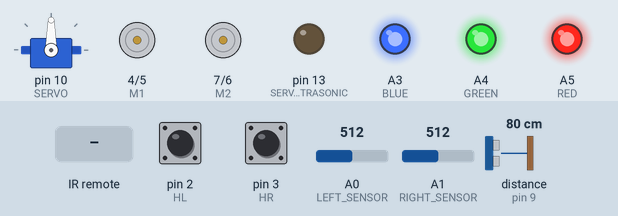
Simulated run of this sketch. Board: Arduino Uno, built with avr-gcc and run on an emulated ATmega328P. Parts: servo, direction and speed pins drawn as motors (green arrow = direction pin HIGH = forward, orange = LOW = backward, longer = more drive), output pins drawn as LEDs (lit = HIGH). Inputs (shaded band) come from the test bench; at power-on: distance to the obstacle (sensor on pin 9) 80 cm, pin 2 (HL) HIGH, pin 3 (HR) HIGH, A0 (LEFT_SENSOR) = 512, A1 (RIGHT_SENSOR) = 512. The echo pulse lasts 58.3 µs per cm; pins used as bus, display or sensor lines are not drawn.

Above: at 1.2 s.
1.3 s: infrared code 0x92DF9279 received
At 2.1 s:
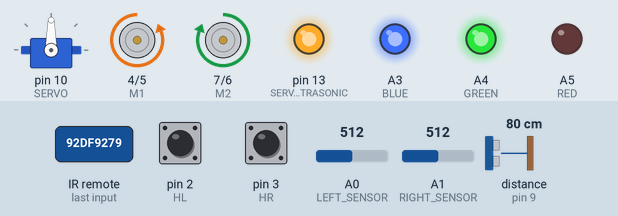
2.9 s: distance to the obstacle (sensor on pin 9) set to 31 cm
4.4 s: distance to the obstacle (sensor on pin 9) set to 26 cm
At 6.1 s:
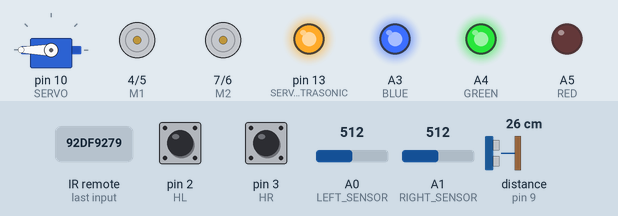
10.4 s: infrared code 0x87CDD0EF received
At 12.0 s:
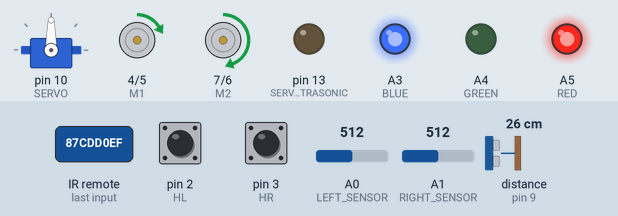
12.3 s: infrared code 0x37788763 received
At 12.6 s:
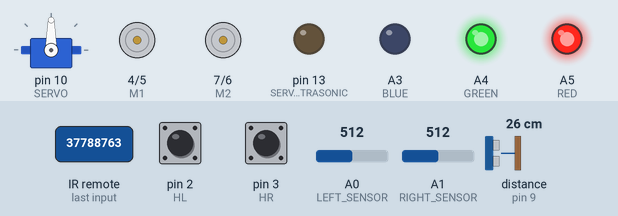
13.8 s: infrared code 0x2C2E80FF received
At 13.92 s:
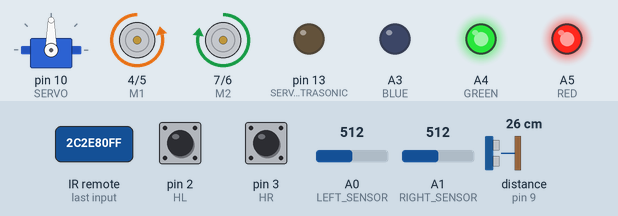
Timing chart, 0 to 16.5 s (numbered marks = the images above; inputs shaded):
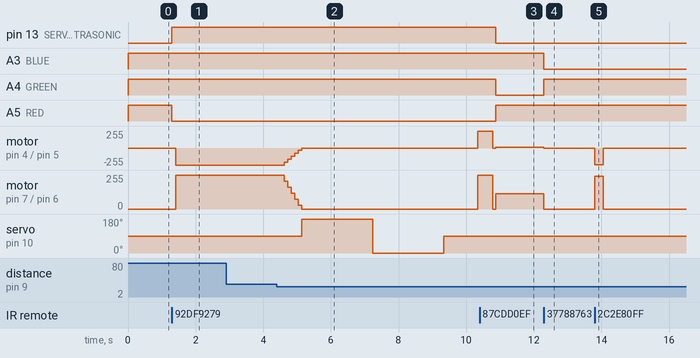

Measured:
- the behaviour switches between 28 and 27 cm on distance to the obstacle (sensor on pin 9) (found by bisection; images 1 and 2)
- after the input at 1.3 s, pin 13 (SERVO_AND_ULTRASONIC): LOW → HIGH at once; A5 (RED): HIGH → LOW at once; motor on pin 4 (M1) / pin 5 (E1): stopped → backward 255/255 after 0.11 s; motor on pin 7 (M2) / pin 6 (E2): stopped → forward 255/255 after 0.11 s
- after the input at 2.9 s, every drawn part: stays the same
- after the input at 4.4 s, motor on pin 4 (M1) / pin 5 (E1): moves from backward 255/255 to forward 255/255 over 5.7 s, starting after 0.22 s; motor on pin 7 (M2) / pin 6 (E2): forward 255/255 → forward 210/255 after 0.22 s, → forward 165/255 0.10 s later, → forward 120/255 0.10 s later, → forward 75/255 0.10 s later, … (7 changes in this stretch)
- after the input at 10.4 s, pin 13 (SERVO_AND_ULTRASONIC), A4 (GREEN): HIGH → LOW after 0.48 s; A5 (RED): LOW → HIGH after 0.48 s; servo on pin 10 (SERVO): stays 90° (without the input it goes to 180° after 1.2 s)
- after the input at 12.3 s, A3 (BLUE): HIGH → LOW at once; A4 (GREEN): LOW → HIGH at once; motor on pin 4 (M1) / pin 5 (E1): forward 10/255 → stopped at once; motor on pin 7 (M2) / pin 6 (E2): forward 115/255 → stopped at once
- after the input at 13.8 s, motor on pin 4 (M1) / pin 5 (E1): stopped → backward 248/255 at once, → stopped 0.25 s later; motor on pin 7 (M2) / pin 6 (E2): stopped → forward 245/255 at once, → stopped 0.25 s later

The sketch:

Project1.ino
```cpp
/*
 * Multi-function Robot Project
 * ELEC291
 *
 * Take note that speed is controlled by setting the
 * PWM signal on E1 and E2 (range is 0-255)

 *
 * authors:
 *    Omar Dzick
 *    Neema Boutorabi
 *    Logan Ennis
 *    Shavon Zhang
 *    Justin Liu
 *    Mav Cuyugan
 */

#include "pins_and_constants.h"
#include "ultrasonic.c"
#include "robot_motion.c"
#include "line_follower.c"
#include "IRremote.h"
#include <Servo.h>
#include "infaredsensor.c"

// Global Variables
float right_wheel_speed;
float left_wheel_speed;
int dir = 0;
int left=0;
int right=0;
int left_previous = 0;
int right_previous = 0;
int IR_sensors[2];  // IR_sensors[0] = left sensor
                    // IR_sensors[1] = right sensor
int robot_speed;
int pos = 0;                        // variable to store the servo position
double distance;
//hall effect loop variables
volatile unsigned long rev_r;
volatile unsigned long rev_l;
float right_rps;
float left_rps;
unsigned long time_old_r;
unsigned long time_old_l;
unsigned long left_isr_time;
unsigned long right_isr_time;
int ignore_hall = 0;
int state = 0;
IRrecv irrecv(IR);
decode_results results;
Servo myservo ; //create servo object

void setup() {

  // initializing pins for motor shield
  pinMode(M1, OUTPUT);
  pinMode(M2, OUTPUT);

  //initialize transistor power control pins
  pinMode(OPTICAL_SENSORS, OUTPUT);
  pinMode(SERVO_AND_ULTRASONIC,OUTPUT);

  //initializing range sensor pins
  pinMode(TRIGGER, OUTPUT);

  //pins for LEDs are outputs
  pinMode(RED, OUTPUT);
  pinMode(GREEN, OUTPUT);
  pinMode(BLUE, OUTPUT) ;


  // Setup the LCD receiver
  irrecv.enableIRIn();

  //initialize Servo
  myservo.attach(SERVO) ;
  myservo.write(FORWARD);         //turn the servo to face in the forward direction

  //constants for hall effect sensor
  rev_r = 0;
  rev_l = 0;
  time_old_r = 0;
  time_old_l = 0;
  left_isr_time = 0;
  right_isr_time = 0;

  //set hall effect pins to a falling edge interrupt
  attachInterrupt(digitalPinToInterrupt(HR), right_hall_effect_update, FALLING);
  attachInterrupt(digitalPinToInterrupt(HL), left_hall_effect_update, FALLING);

  //initial robot speed is maximal
  right_wheel_speed = 255;
  left_wheel_speed = 255;

  ignore_hall = 0;

  //Serial.begin(9600);
}

void loop() {

      // Block to set what mode we are in.
      if (irrecv.decode(&results)){
        irrecv.resume();
        // Switch to receive which key is being pressed on the remote.
        // and set the other variables accordingly
        switch(results.value){
        case UPARROW:
          dir = 1;
          break;
        case DOWNARROW:
          dir = 2;
          break;
        case LEFTARROW:
          dir = 3;
          break;
        case RIGHTARROW:
          dir = 4;
          break;
        case POWERKEY:
          state = 0;
          dir = 0;
          break;
        case STATE1:
          state = 1;
          dir = 0;
          break;
        case STATE2:
          state = 2;
          dir = 0;
          break;
        case STATE3:
          state = 3;
          dir = 0;
          break;
      }
    }

    // If the remote is not being pressed the robot does not move (in functionality 3)
    else{
      dir = 0;
    }


   // Functionality 1 (Movement with range sensor)
   if (state == 1){

    //turn on power to appropriate devices
    digitalWrite(SERVO_AND_ULTRASONIC, HIGH);
    digitalWrite(OPTICAL_SENSORS, LOW);


    digitalWrite(RED, LOW) ;
    digitalWrite(GREEN, HIGH) ;
    digitalWrite(BLUE, HIGH) ;


   distance = closestObject();      // Continuously scan for obstructions
   //Serial.println(distance);

  // MOTION TESTING
  //robot_forward(robot_speed);
  //delay(1000);
  //turn_right(0);
  //delay(1000);
  //turn_left(0);
  //delay(1000);
  //robot_forward(robot_speed);
  //delay(1000);
  //robot_break();
  //delay(1000);

  /*----DEBUG OPTIONS----*/
  //Serial.println(distance, 3);
 // delay(1000);

  //debug_turning_test();

  //ReadSensor();
  /*----END OF DEBUG OPTIONS----*/

  //robot_forward(robot_speed);
  //memcpy(IR_sensors, readSensor(), 2*sizeof(int));


  // TURN ANGLE TESTING
  // turn_right(180);
  // delay(1000);
  // turn_left(180);
  // delay(1000);

   ignore_hall = 0;             //flag to tell interrupts to count

   update_rps();               //updates current wheel rpm, and adjusts speed accordingly
   robot_forward(left_wheel_speed, right_wheel_speed);         // Move forward

  if(distance <= WARNING_DISTANCE) {                    //if distance is under threshold, decrease speed
    float right_distance;
    float left_distance;

    ignore_hall = 1;          //since we are slowing down and turning we don't want the revolutions in this loop to count towards a wheel rps

    //make both wheel speed the same as the lowest current wheel speed.
    if(left_wheel_speed < right_wheel_speed){
      left_wheel_speed = right_wheel_speed;
    }

    if(right_wheel_speed < left_wheel_speed){
      right_wheel_speed = left_wheel_speed;
    }

    // decelerate at steady and observable pace
    while(left_wheel_speed > 0 || right_wheel_speed > 0){
      distance = closestObject();
      left_wheel_speed -= 45;
      right_wheel_speed -= 45;

      if(left_wheel_speed < 0){
        left_wheel_speed = 0;
      }
      if(right_wheel_speed < 0){
        right_wheel_speed = 0;
      }

      robot_forward(left_wheel_speed, right_wheel_speed);         // Move forward
      // if distance to object is less than minimum threshold, break and set speed to 0
      if ((distance) < STOP_DISTANCE)
        robot_break();
    }

    turn() ;
    delay(100);

    left_wheel_speed = 248;
    right_wheel_speed = 247;
  }
  }

   // Functionality 2 (Line follower)
   else if(state == 2){

    ignore_hall = 1;             //flag to tell interrupts not to count

    digitalWrite(RED, HIGH) ;
    digitalWrite(GREEN, LOW) ;
    digitalWrite(BLUE, HIGH) ;


    //turn on power to appropriate devices
    digitalWrite(SERVO_AND_ULTRASONIC, LOW);
    digitalWrite(OPTICAL_SENSORS, HIGH);

     int left_read = readLeftSensor();

     //Serial.println("LEFT: ");
     //Serial.println(left_read);
     //delay(10);
     int right_read = readRightSensor();
     //Serial.println("RIGHT: ");
     //Serial.println(right_read);
     //delay(10);

     if (left_read >= BLACK_SENSOR_READING){
       left = 1;
     }
     else {
       left = 0;
     }
     if(right_read >= BLACK_SENSOR_READING) {
      right = 1;
     }
     else {
      right = 0;
     }
     Serial.println(followBlackLine(left, right));
     Serial.print("left ");
     Serial.println(left);
     Serial.print("right ");
     Serial.println(right);
  }

   // Functionality 3 (Movement control by IR remote)
   else if (state == 3){

    digitalWrite(RED, HIGH) ;
    digitalWrite(GREEN, HIGH) ;
    digitalWrite(BLUE, LOW) ;

    //turn on power to appropriate devices
    digitalWrite(SERVO_AND_ULTRASONIC, LOW);
    digitalWrite(OPTICAL_SENSORS, LOW);

    // Use the hall effect sensor when the robot is moving forwards
    if(dir == 1){
      update_rps();
    }

    // Move according to the current button being pressed
    moveInDirection(dir, right_wheel_speed, left_wheel_speed);
    // Time delay for accuracy of movement
    delay(250);
   }

   // State to do nothing (If the power key on the remote was pressed)
   else if (state == 0){
    robot_break() ;


    digitalWrite(RED, HIGH) ;
    digitalWrite(GREEN, HIGH) ;
    digitalWrite(BLUE, HIGH) ;

    //turn on power to appropriate devices
    digitalWrite(SERVO_AND_ULTRASONIC, LOW);
    digitalWrite(OPTICAL_SENSORS, LOW);


    digitalWrite(RED, HIGH) ;
    digitalWrite(GREEN, HIGH) ;
    digitalWrite(BLUE, HIGH) ;

    }
}


/**************************************************************************************
 * This function detects whether there is an obstruction in the direction that the
 * range sensor is facing
 *************************************************************************************/

double closestObject (){

  triggerPulse();
  double echo_duration = pulseIn(ECHO, HIGH);
  delay(100);
  //speed_with_temp is simply a constant since we removed the anolog temperature sensor
  double speed_with_temp = sound_speed_with_temp();
  double distance = calculate_distance(echo_duration, speed_with_temp);
  //Serial.println(distance, 2);
  return distance;

}

/*************************************************************************************
 * This function turns the Servo turns from left to right, returning the direction that
 * has the furthest obstruction.
 *************************************************************************************/
int turnServo(){
  double distance ;
  double maxDistance = 0 ;
  int position_farthest = -1 ;

  myservo.write(LEFT) ; //turn servo to the left and scan for the closest obstruction
  delay(1000);
  //Serial.println("Servo is turning to the right") ;
  distance = closestObject() ;      //record left if the maxDistance is larger than the current maxDistance
  if(distance > maxDistance && distance > WARNING_DISTANCE){
    maxDistance = distance ;
    position_farthest = LEFT ;
   }
  delay(1000);
  myservo.write(RIGHT) ;
  delay(1000);
   //Serial.println("Servo is turning to the left") ;
  distance = closestObject() ;
  if(distance > maxDistance && distance > WARNING_DISTANCE){
    maxDistance = distance ;
    position_farthest = RIGHT ;
  }
  delay(1000);
  myservo.write(FORWARD);           //return the servo to face in the forward direction
  delay(1000);
  return position_farthest ;
}

/**************************************************************************************
 * This function turns the robot in the direction with the furthest obstruction
 *************************************************************************************/
void turn(){
  int position_farthest = 0 ;
  position_farthest = turnServo() ;

  if(position_farthest == RIGHT){
    turn_left(90) ;
  }
  else if (position_farthest == LEFT){
    turn_right(90) ;
  }
  else{
    turn_left(180) ;        //if there are obstructions in both the left and right, turn around
    }

}

/**************************
 * DEBUG FUNCTIONS
 **************************/

void debug_motion_test() {
  robot_forward(left_wheel_speed, right_wheel_speed);
  delay(1000);
  turn_right(0);
  delay(1000);
  turn_left(0);
  delay(1000);
  robot_forward(left_wheel_speed, right_wheel_speed);
  delay(1000);
  robot_break();
  delay(1000);
}

void debug_turning_test() {
  turn_right(180);
  delay(1000);
  turn_left(180);
  delay(1000);

}
/**************************
 * HALL EFFECT FUNCTIONS
 **************************/

/*********************************************************************
 * updates the rotations per second value for both wheels by comparing the current time
 * and the time we took the last reading and multiplying that value by the number
 * of revolutions that have occured for both wheels during that time
 **********************************************************************/
 void update_rps(){

      //onlly update after 4 revolutions to get an accurate reading
      if (rev_r >= 2 && rev_l >= 2) {

     //not really revolutions per second, but we only use this value
      //in a ratio later
      right_rps = (float)(millis() - time_old_r)*rev_r;
      time_old_r = millis();

      //Serial.println(time_old_r);
      //Serial.println(right_rps);

      //not really revolutions per second, but we only use this value
      //in a ratio later
      left_rps = (float)(millis() - time_old_l)*rev_l;
      time_old_l = millis();

      //Serial.println(time_old_l);
      //Serial.println(left_rps);

      //adjust speed given new rps values
      update_speed();
      //reset revolution counter
      rev_r = 0;
      rev_l = 0;
      }

}

/*********************************************************************
 * This function updates the amount of power that is supplied to
 * both motor servos according to how different the rps values are
 * for the left and right wheels
 **********************************************************************/

void update_speed(){

    //if the ratio of rps is under a threshold, we know something went wrong in
    //the interrupt counter, so we ignore it and set the pwm to a known value
    //that moves relativley straight, and then adjusts from there.
    if((right_rps/left_rps) < 0.8 || (left_rps/right_rps) < 0.8 )
    {
      right_wheel_speed = 247;
      left_wheel_speed = 248;
    }
    else{
    //adjust the speed of the wheels relative to wheel rps
    if(right_rps < left_rps){
     right_wheel_speed = (right_rps/left_rps) * 255;
    }
    if(left_rps < right_rps){
     left_wheel_speed = (left_rps/right_rps) * 255;
    }
    }

}
/**************************
 * ISR FUNCTIONS
 **************************/


/*********************************************************************
 * This function updates the number of revolutions for the right wheel
 * whenver the magnet on the right wheel passes the hall effect sensor
 **********************************************************************/
void left_hall_effect_update(){
  //if the time since the last interrupt is not too small, and the robot is
  //not turning, count this revolution to the overall revolutions.
  if((millis() - left_isr_time) > 50 && !ignore_hall){
  rev_l++;
//  Serial.println("left revs: ");
//    Serial.println(rev_l);
  }
  left_isr_time = millis();
}

/*********************************************************************
 * This function updates the number of revolutions for the right wheel whenever
 * the magnet on the right wheel passes the hall effect sensor
 **********************************************************************/
void right_hall_effect_update(){
  //if the time since the last interrupt is not too small, and the robot is
  //not turning, count this revolution to the overall revolutions.
  if((millis() - right_isr_time) > 50 && !ignore_hall){
  rev_r++;
//  Serial.println("right revs: ");
  //  Serial.println(rev_r);
  }
  right_isr_time = millis();
}
```

infaredsensor.c
```cpp
#include "pins_and_constants.h"
// Moves robot in a specific direction based on dir parameter.
void moveInDirection(int dir, float right_wheel_speed, float left_wheel_speed){
  // Stop
  if (dir == 0){
    robot_break();
  }
  // Forward
  else if (dir == 1){
    robot_forward(248, 245);
  }
  // Backwards
  else if (dir == 2){
    digitalWrite(M1,HIGH);
    digitalWrite(M2, LOW);
    analogWrite(E1, 150);   //PWM Speed Control
    analogWrite(E2, 150);   //PWM Speed Control
  }
  // Rotate left
  else if (dir == 3){
    digitalWrite(M1,HIGH);
    digitalWrite(M2, HIGH);
    analogWrite(E1, 75);
    analogWrite(E2, 75);
  }
  // Rotate right
  else if (dir == 4){
    digitalWrite(M1, LOW);
    digitalWrite(M2, LOW);
    analogWrite(E1, 75);
    analogWrite(E2, 75);
  }
}
```

line_follower.c
```cpp
#include "pins_and_constants.h"

//Speed the robot will go at

#define SPEED 95

int readLeftSensor(void);
int readRightSensor(void);
int followBlackLine(int, int);
void pivot_left();
void pivot_right();

/**************************************
 * Reads left optical reflective sensor
 *************************************/
int readLeftSensor(){
  return analogRead(LEFT_SENSOR);
}

/***************************************
 * Reads right optical reflective sensor
 ***************************************/
int readRightSensor(){
  return analogRead(RIGHT_SENSOR);
}

/**********************************************************************
 * Adjust wheel's speeds depending on whether on what the sensors read
 **********************************************************************/
int followBlackLine(int leftSensor, int rightSensor){

  //If both sensors see black then have robot pivot to the left until both sees white
  if (leftSensor==1 && rightSensor==1){
    pivot_left();
    return 0;
  }
  //If the left sensor sees black then pivot to the left
  else if (leftSensor ==1 && rightSensor==0){
    pivot_left();
    return 1;
  }
  //If the right sensor sees black then pivot to the right
  else if(rightSensor == 1 && leftSensor==0){
    pivot_right();
    return 0;
  }
  //If both sensors see white, drive forward
  else {
    robot_forward(SPEED, SPEED);
    return 0;
  }
}

/*****************
 * Turn left
 *****************/
void pivot_left(){
  analogWrite(E1, 10);
  analogWrite(E2, SPEED + 20);
}

/*****************
 * Turn right
 *****************/
void pivot_right(){
  analogWrite(E1, SPEED + 5);
  analogWrite(E2, 10);
}
```

robot_motion.c
```cpp
#include "pins_and_constants.h"

/*********************************************************************
 * Moves the robot forward by setting the speeds of the left wheel and the right wheel
 **********************************************************************/
void robot_forward(int speedL, int speedR) {
  digitalWrite(M1,LOW);
  digitalWrite(M2, HIGH);
  analogWrite(E1, speedL);   //PWM Speed Control left
  analogWrite(E2, speedR);   //PWM Speed Control right
}
/*********************************************************************
 * Stops the robot
 **********************************************************************/
void robot_break() {
  analogWrite(E1, 0);   //PWM Speed Control
  analogWrite(E2, 0);   //PWM Speed Control
}
/*********************************************************************
 * rotates the Robot frame to the right by 'degrees' amount of degrees
 **********************************************************************/
void turn_right(int degrees) {
  digitalWrite(M1,LOW);
  digitalWrite(M2, LOW);
  analogWrite(E1, 255);
  analogWrite(E2, 255);

  double time_delay = degrees / 90;

  //the time delay was determined experimentally, if time delay = 1 then the robot should rotate 90 degrees

  delay(time_delay * 220 );
  robot_break();
}
/*********************************************************************
 * rotates the Robot frame to the left by 'degrees' amount of degrees
 **********************************************************************/
void turn_left(int degrees){
  digitalWrite(M1,HIGH);
  digitalWrite(M2, HIGH);
  analogWrite(E1, 255);
  analogWrite(E2, 255);

  double time_delay = degrees / 90;

  delay(time_delay * 220);
  robot_break();

}
```

Source omitted: ultrasonic.c (1075 bytes), pins_and_constants.h (1058 bytes)
